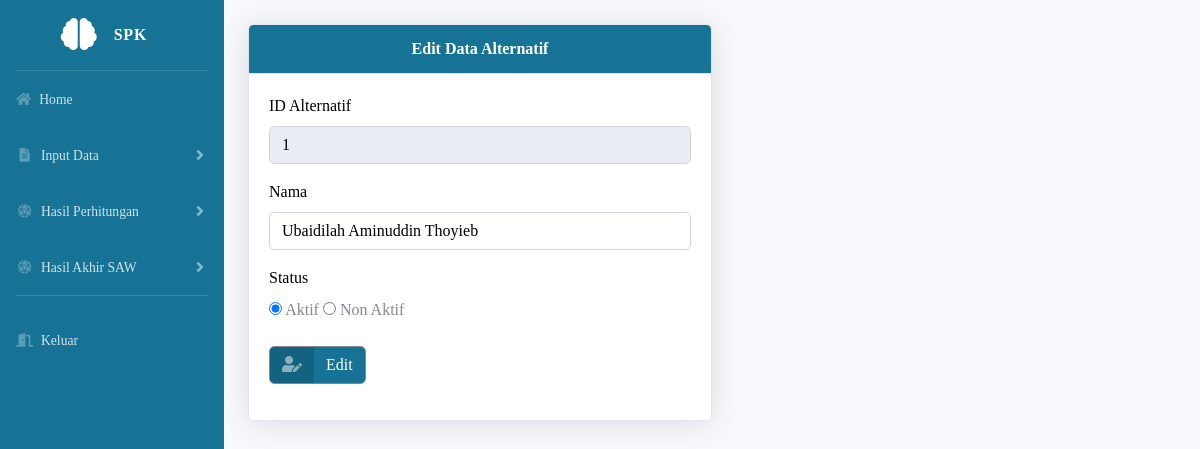
The app's page /dashboard.php?url=editalternatif&id=1 (signed in) with its own data.
### tables this page shows
CREATE TABLE `Alternatif` (
  `id_alternatif` int(11) NOT NULL,
  `nama_alternatif` varchar(255) NOT NULL,
  `status_alternatif` enum('0','1') NOT NULL DEFAULT '1'
);

### editalternatif.php (the view, shortened to what this page needs)
<!DOCTYPE html>
<html lang="en">
<head>
</head>
<body id="page-top">
  <br>
  <div class="card shadow" style="width: 50%;">
    <div class="card-header m-0 font-weight-bold" style="text-align: center; background-color: #167395; color: white">Edit Data Alternatif</div>
    <?php
    require 'config/koneksi.php';
    $sql = mysqli_query($conn, "SELECT * FROM Alternatif WHERE id_alternatif='$_GET[id]' ");
    if ($data = mysqli_fetch_array($sql)) {
    ?>
      <div class="card-body">
        <form action="simpaneditalter.php" method="post" class="form-horizontal" enctype="multipart/form-data">
          <div class="form-group cols-sm-6">
            <label style="color: black">ID Alternatif</label>
            <input type="text" name="id_alternatif" style="color: black" value="<?php echo $data['id_alternatif']; ?>" class="form-control" readonly>
          </div>
          <div class="form-group cols-sm-6">
            <label style="color: black">Nama</label>
            <input type="text" name="nama" style="color: black" value="<?php echo $data['nama_alternatif']; ?>" class="form-control">
          </div>
          <div class="form-group cols-sm-6">
            <label style="color: black">Status</label>
            <div>
              <label>
                <input type="radio" name="status_alternatif" value="1" <?php echo ($data['status_alternatif'] == 1) ? 'checked' : ''; ?>> Aktif
              </label>
              <label>
                <input type="radio" name="status_alternatif" value="0" <?php echo ($data['status_alternatif'] == 0) ? 'checked' : ''; ?>> Non Aktif
              </label>
            </div>
          </div>
          <div class="form-group cols-sm-6">
            <button type="submit" name="edit" class="btn btn-secondary btn-icon-split" style="background-color: #167395;">
              <span class="icon text-white-50">
                <i class="fas fa-user-edit"></i>
              </span>
              <span class="text">Edit</span>
            </button>
          </div>
        </form>
      <?php } ?>
      </div>
  </div>
</body>
</html>

### dashboard.php (style rules this page uses)
body { font-family: "Verdana"; }

### editalternatif.php (style rules this page uses)
form { width: 100%; }
body { font-family: "Verdana"; }

### records on screen
alternatif: id_alternatif "1", nama "Ubaidilah Aminuddin Thoyieb", status_alternatif "☑ Aktif", status_alternatif "☐ Non Aktif"
